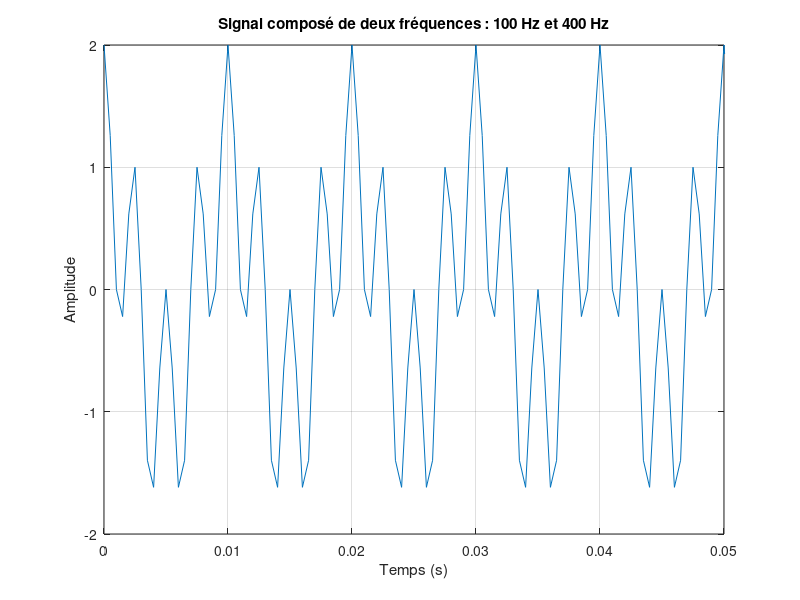

The MATLAB script that drew this image:
fe = 2000;              % Fréquence d’échantillonnage
f1 = 100;               % Fréquence dans la bande passante
f2 = 400;               % Fréquence dans la bande atténuée
t = 0:1/fe:1;           % Temps de 0 à 1 seconde

x1 = cos(2*pi*f1*t);    % Composante à 100 Hz
x2 = cos(2*pi*f2*t);    % Composante à 400 Hz
x = x1 + x2;            % Signal composé

% ✅ Affichage
plot(t, x);
xlabel('Temps (s)');
ylabel('Amplitude');
title('Signal composé de deux fréquences : 100 Hz et 400 Hz');
grid on;
xlim([0 0.05]); % On zoom sur les 50 premières millisecondes pour voir les oscillations
